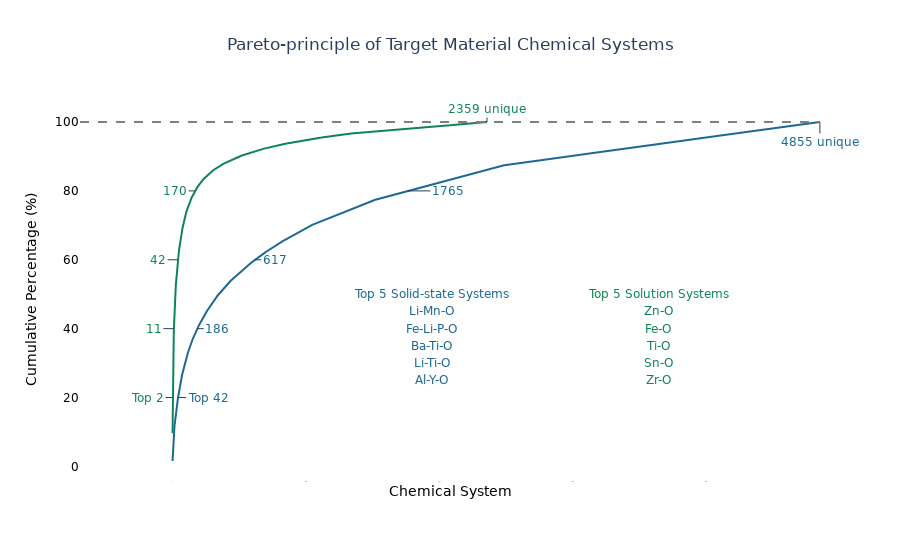

Notebook code for this chart:
### Code cell
synthesis_paths = {"Solid-state": "data/solid-state_dataset_20200713.json",
                   "Solution": "data/solution-synthesis_dataset_2021-8-5.json"
                   }
recipe_dict = get_recipe_dict(synthesis_paths)
plot_title = "Pareto-principle of Target Material Chemical Systems"
save_path = "figs/pareto"
pareto_viz(recipe_dict, plot_title, save_path)

### Figure 1 — Plotly figure (JSON) as saved in the notebook; plotly's stock layout.template omitted (floating-point values rounded to 4 significant figures; data arrays with more than 128 entries replaced by an {"elided": "..."} marker saying what was removed)
{"data": [{"line": {"color": "rgb(29, 105, 150)"}, "mode": "lines", "name": "Solid-state", "showlegend": false, "type": "scatter", "x": {"elided": "4855 int values"}, "y": {"elided": "4855 float values"}}, {"line": {"color": "rgb(15, 133, 84)"}, "mode": "lines", "name": "Solution", "showlegend": false, "type": "scatter", "x": {"elided": "2359 int values"}, "y": {"elided": "2359 float values"}}], "layout": {"annotations": [{"ax": 30, "ay": 0, "font": {"color": "rgb(29, 105, 150)"}, "showarrow": true, "text": "Top 42", "x": 41, "xref": "x", "y": 20, "yref": "y"}, {"ax": 20, "ay": 0, "font": {"color": "rgb(29, 105, 150)"}, "showarrow": true, "text": "186", "x": 185, "xref": "x", "y": 40, "yref": "y"}, {"ax": 20, "ay": 0, "font": {"color": "rgb(29, 105, 150)"}, "showarrow": true, "text": "617", "x": 616, "xref": "x", "y": 60, "yref": "y"}, {"ax": 40, "ay": 0, "font": {"color": "rgb(29, 105, 150)"}, "showarrow": true, "text": "1765", "x": 1764, "xref": "x", "y": 80, "yref": "y"}, {"ax": 0, "ay": 20, "font": {"color": "rgb(29, 105, 150)"}, "showarrow": true, "text": "4855 unique", "x": 4854, "xref": "x", "y": 100, "yref": "y"}, {"ax": -25, "ay": 0, "font": {"color": "rgb(15, 133, 84)"}, "showarrow": true, "text": "Top 2", "x": 1, "xref": "x", "y": 20, "yref": "y"}, {"ax": -20, "ay": 0, "font": {"color": "rgb(15, 133, 84)"}, "showarrow": true, "text": "11", "x": 10, "xref": "x", "y": 40, "yref": "y"}, {"ax": -20, "ay": 0, "font": {"color": "rgb(15, 133, 84)"}, "showarrow": true, "text": "42", "x": 41, "xref": "x", "y": 60, "yref": "y"}, {"ax": -20, "ay": 0, "font": {"color": "rgb(15, 133, 84)"}, "showarrow": true, "text": "170", "x": 169, "xref": "x", "y": 80, "yref": "y"}, {"ax": 0, "ay": -13, "font": {"color": "rgb(15, 133, 84)"}, "showarrow": true, "text": "2359 unique", "x": 2358, "xref": "x", "y": 100, "yref": "y"}, {"font": {"color": "rgb(29, 105, 150)"}, "showarrow": false, "text": "Top 5 Solid-state Systems", "x": 1942, "xref": "x", "y": 50, "yref": "y"}, {"font": {"color": "rgb(29, 105, 150)"}, "showarrow": false, "text": "Li-Mn-O", "x": 1942, "xref": "x", "y": 45, "yref": "y"}, {"font": {"color": "rgb(29, 105, 150)"}, "showarrow": false, "text": "Fe-Li-P-O", "x": 1942, "xref": "x", "y": 40, "yref": "y"}, {"font": {"color": "rgb(29, 105, 150)"}, "showarrow": false, "text": "Ba-Ti-O", "x": 1942, "xref": "x", "y": 35, "yref": "y"}, {"font": {"color": "rgb(29, 105, 150)"}, "showarrow": false, "text": "Li-Ti-O", "x": 1942, "xref": "x", "y": 30, "yref": "y"}, {"font": {"color": "rgb(29, 105, 150)"}, "showarrow": false, "text": "Al-Y-O", "x": 1942, "xref": "x", "y": 25, "yref": "y"}, {"font": {"color": "rgb(15, 133, 84)"}, "showarrow": false, "text": "Top 5 Solution Systems", "x": 3641, "xref": "x", "y": 50, "yref": "y"}, {"font": {"color": "rgb(15, 133, 84)"}, "showarrow": false, "text": "Zn-O", "x": 3641, "xref": "x", "y": 45, "yref": "y"}, {"font": {"color": "rgb(15, 133, 84)"}, "showarrow": false, "text": "Fe-O", "x": 3641, "xref": "x", "y": 40, "yref": "y"}, {"font": {"color": "rgb(15, 133, 84)"}, "showarrow": false, "text": "Ti-O", "x": 3641, "xref": "x", "y": 35, "yref": "y"}, {"font": {"color": "rgb(15, 133, 84)"}, "showarrow": false, "text": "Sn-O", "x": 3641, "xref": "x", "y": 30, "yref": "y"}, {"font": {"color": "rgb(15, 133, 84)"}, "showarrow": false, "text": "Zr-O", "x": 3641, "xref": "x", "y": 25, "yref": "y"}], "font": {"family": "DejaVu Sans"}, "paper_bgcolor": "white", "plot_bgcolor": "white", "shapes": [{"line": {"color": "grey", "dash": "dash", "width": 2}, "type": "line", "x0": -694, "x1": 4854, "y0": 100, "y1": 100}], "title": {"text": "Pareto-principle of Target Material Chemical Systems", "x": 0.5}, "xaxis": {"color": "rgb(0,0,0)", "range": [-694, 4855], "tickfont": {"color": "rgb(0,0,0)", "size": 1}, "title": {"standoff": 0, "text": "Chemical System"}}, "yaxis": {"color": "rgb(0,0,0)", "side": "left", "title": {"text": "Cumulative Percentage (%)"}}}}
